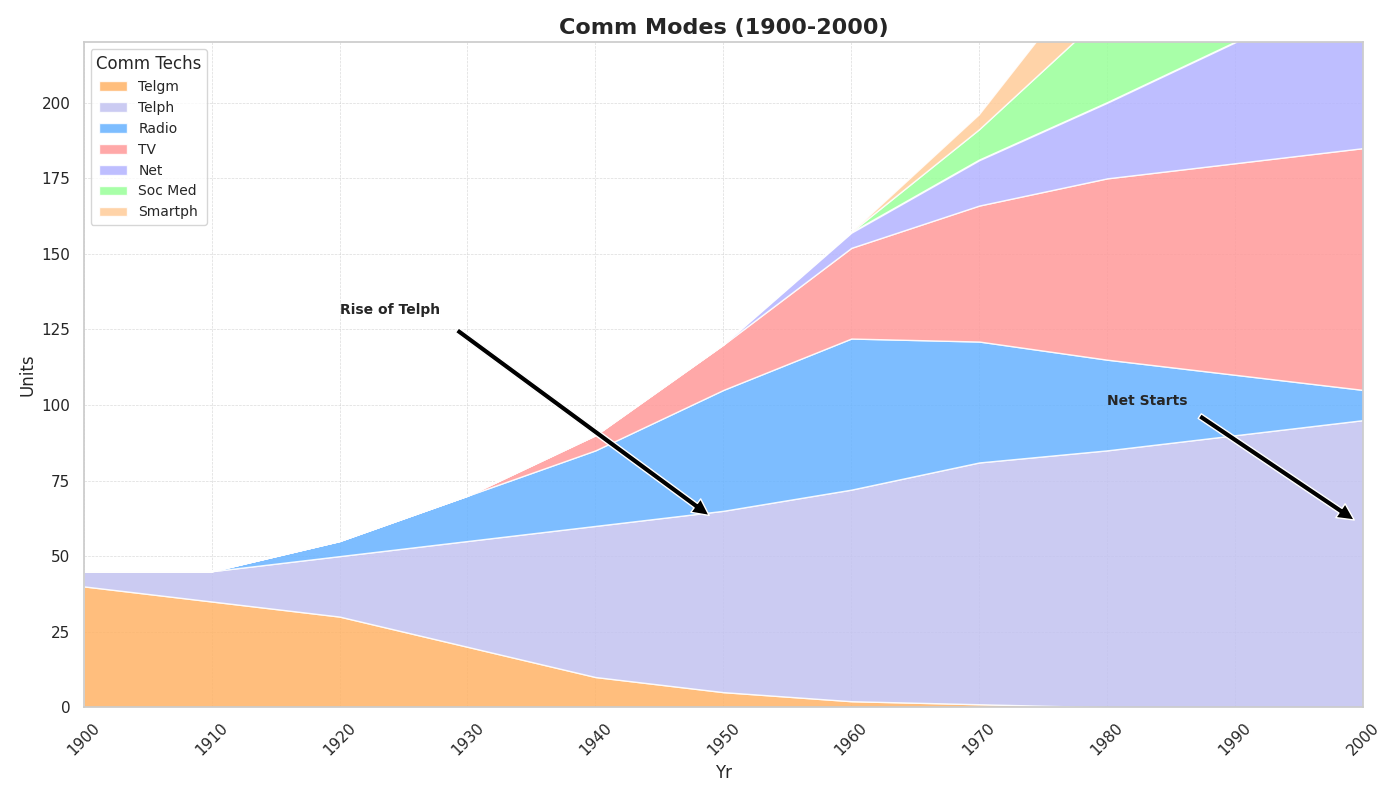

The Python source for this figure:
import matplotlib.pyplot as plt
import numpy as np

years = np.arange(1900, 2010, 10)

telegrams = np.array([40, 35, 30, 20, 10, 5, 2, 1, 0, 0, 0])
telephones = np.array([5, 10, 20, 35, 50, 60, 70, 80, 85, 90, 95])
radio = np.array([0, 0, 5, 15, 25, 40, 50, 40, 30, 20, 10])
television = np.array([0, 0, 0, 0, 5, 15, 30, 45, 60, 70, 80])
internet = np.array([0, 0, 0, 0, 0, 0, 5, 15, 25, 40, 60])
social_media = np.array([0, 0, 0, 0, 0, 0, 0, 10, 30, 50, 70])
smartphones = np.array([0, 0, 0, 0, 0, 0, 0, 5, 20, 40, 65])

data = np.array([telegrams, telephones, radio, television, internet, social_media, smartphones])

shuffled_colors = ['#ffb366', '#c2c2f0', '#66b2ff', '#ff9999', '#b3b3ff', '#99ff99', '#ffcc99']

plt.figure(figsize=(14, 8))
plt.stackplot(years, data, labels=['Telgm', 'Telph', 'Radio', 'TV', 'Net', 'Soc Med', 'Smartph'], 
              colors=shuffled_colors, alpha=0.85)

plt.title('Comm Modes (1900-2000)', fontsize=16, fontweight='bold')
plt.xlabel('Yr', fontsize=12)
plt.ylabel('Units', fontsize=12)
plt.xlim(years[0], years[-1])
plt.ylim(0, 220)

plt.grid(True, linestyle='--', linewidth=0.5, alpha=0.7)

plt.legend(loc='upper left', fontsize=10, title="Comm Techs")

plt.xticks(years, rotation=45)

plt.annotate('Rise of Telph', xy=(1950, 60), xytext=(1920, 130),
             arrowprops=dict(facecolor='black', shrink=0.05), fontsize=10, fontweight='bold')
plt.annotate('Net Starts', xy=(2000, 60), xytext=(1980, 100),
             arrowprops=dict(facecolor='black', shrink=0.05), fontsize=10, fontweight='bold')

plt.tight_layout()

plt.show()
